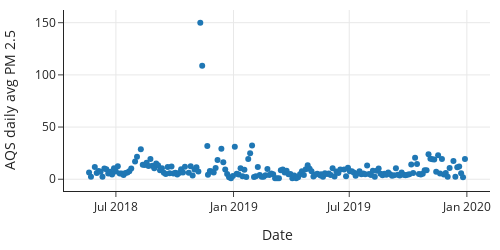

The cell this chart's notebook holds for it:
### Markdown cell above
Particulate matter is measured in micrograms per cubic meter of air (µg/m<sup>3</sup>). (There are 1 million micrograms in 1 gram, and 1 pound is equal to about 450 grams.) The [EPA has set a standard](https://www.epa.gov/naaqs/particulate-matter-pm-air-quality-standards) of 35 µg/m<sup>3</sup> for a daily average of  PM2.5 and 12 µg/m<sup>3</sup>  for an annual average. 
We can use this information to make a few basic checks on the PM2.5 measurements.
First, PM2.5 can't go below 0. Second, we can look for abnormally high PM2.5 values and see whether they correspond to major events like a wildfire.

One visual way to perform these checks is to plot the PM2.5 measurement against the date:

### Code cell
px.scatter(aqs, x='date_local', y='pm25',
           labels={'date_local':'Date', 'pm25':'AQS daily avg PM 2.5'},
          width=500, height=250)

### Figure 1 — Plotly figure (JSON) as saved in the notebook; plotly's stock layout.template omitted (floating-point values rounded to 4 significant figures; data arrays with more than 128 entries replaced by an {"elided": "..."} marker saying what was removed)
{"data": [{"hovertemplate": "Date=%{x}<br>AQS daily avg PM 2.5=%{y}<extra></extra>", "legendgroup": "", "marker": {"color": "#1F77B4", "symbol": "circle"}, "mode": "markers", "name": "", "orientation": "v", "showlegend": false, "type": "scatter", "x": {"elided": "189 str values"}, "xaxis": "x", "y": {"elided": "189 float values"}, "yaxis": "y"}], "layout": {"height": 250, "legend": {"tracegroupgap": 0}, "width": 500, "xaxis": {"anchor": "y", "autorange": true, "domain": [0, 1], "range": ["2018-04-10 19:12", "2020-02-06 04:48"], "title": {"text": "Date"}, "type": "date"}, "yaxis": {"anchor": "x", "autorange": true, "domain": [0, 1], "range": [-11.26, 162.2], "title": {"text": "AQS daily avg PM 2.5"}, "type": "linear"}}}
